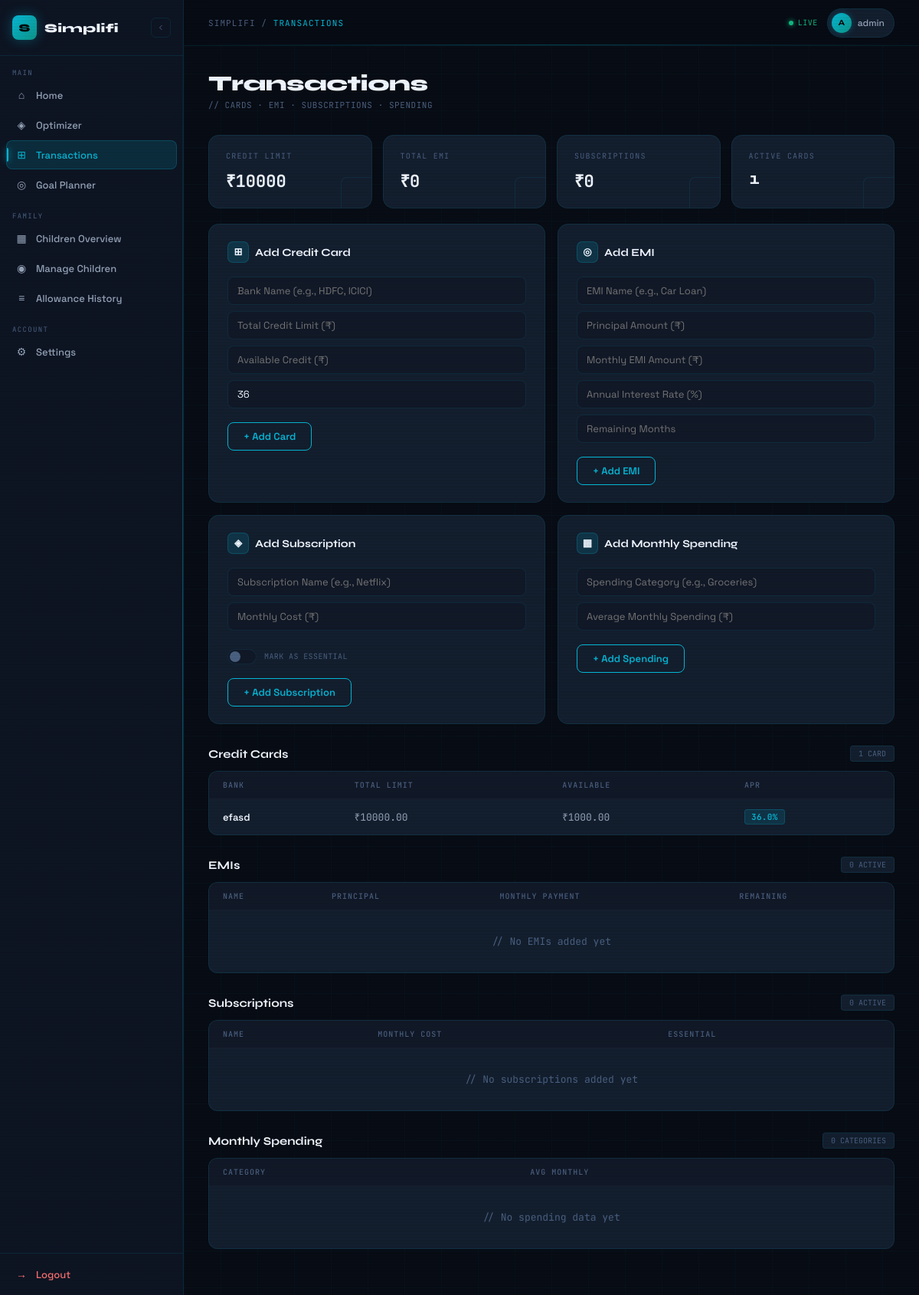
/finance/transactions/ (signed in), run on the app's committed database.
### accounts/models.py (models this page shows, shortened)
class User(AbstractUser):
    ROLE_CHOICES = (
        ("parent", "Parent"),
        ("child", "Child"),
    )
    role = models.CharField(
        max_length=20,
        choices=ROLE_CHOICES,
        default="parent"
    )
    phone = models.CharField(max_length=15, blank=True)
    income_range = models.CharField(
        max_length=50,
        choices=[
            ('<5L', 'Below 5L'),
            ('5-10L', '5–10L'),
            ('10-25L', '10–25L'),
            ('25L+', '25L+'),
        ],
        blank=True
    )

### finance/models.py (models this page shows, shortened)
class CreditCard(models.Model):
    user = models.ForeignKey(settings.AUTH_USER_MODEL, on_delete=models.CASCADE)
    bank_name = models.CharField(max_length=100)
    total_limit = models.DecimalField(max_digits=12, decimal_places=2)
    available_limit = models.DecimalField(max_digits=12, decimal_places=2)
    interest_rate = models.FloatField(help_text="Annual interest rate (%)", default=36)
    created_at = models.DateTimeField(auto_now_add=True)

### finance/views.py (the view)
# urls.py: path('transactions/', transactions, name='transactions'),
@login_required
def transactions(request):
    cards = CreditCard.objects.filter(user=request.user)
    emis = EMI.objects.filter(user=request.user)
    subs = Subscription.objects.filter(user=request.user)
    spendings = MonthlySpending.objects.filter(user=request.user)
    if request.method == "POST":
        form_type = request.POST.get("form_type")
        if form_type == "card":
            card_form = CreditCardForm(request.POST)
            if card_form.is_valid():
                card = card_form.save(commit=False)
                card.user = request.user
                card.save()
                return redirect("transactions")
        elif form_type == "emi":
            emi_form = EMIForm(request.POST)
            if emi_form.is_valid():
                emi = emi_form.save(commit=False)
                emi.user = request.user
                emi.save()
                return redirect("transactions")
        elif form_type == "sub":
            sub_form = SubscriptionForm(request.POST)
            if sub_form.is_valid():
                sub = sub_form.save(commit=False)
                sub.user = request.user
                sub.save()
                return redirect("transactions")
        elif form_type == "spend":
            spend_form = SpendingForm(request.POST)
            if spend_form.is_valid():
                spend = spend_form.save(commit=False)
                spend.user = request.user
                spend.save()
                return redirect("transactions")
    else:
        card_form = CreditCardForm()
        emi_form = EMIForm()
        sub_form = SubscriptionForm()
        spend_form = SpendingForm()
    paginator = Paginator(cards, 5)
    page_number = request.GET.get("page")
    page_obj = paginator.get_page(page_number)
    total_credit_limit = cards.aggregate(
        total=Sum("total_limit")
    )["total"] or 0
    total_emi = emis.aggregate(
        total=Sum("monthly_payment")
    )["total"] or 0
    total_subscription = subs.aggregate(
        total=Sum("monthly_cost")
    )["total"] or 0
    context = {
        "card_form": card_form,
        "emi_form": emi_form,
        "sub_form": sub_form,
        "spend_form": spend_form,
        "page_obj": page_obj,
        "emis": emis,
        "subs": subs,
        "spendings": spendings,
        "total_credit_limit": total_credit_limit,
        "total_emi": total_emi,
        "total_subscription": total_subscription,
    }
    return render(request, "finance/transactions.html", context)

### finance/templates/finance/transactions.html (shortened to what this page needs)
{% extends "accounts/dashboard.html" %}
{% block content %}
<div class="page-header">
  <div>
    <div class="page-title">Transactions</div>
    <div class="page-subtitle">// CARDS · EMI · SUBSCRIPTIONS · SPENDING</div>
  </div>
</div>
<div class="summary-strip" style="margin-bottom:20px;">
  <div class="stat-card delay-1">
    <div class="stat-corner"></div>
    <div class="stat-label">Credit Limit</div>
    <div class="stat-value mono">₹{{ total_credit_limit }}</div>
  </div>
  <div class="stat-card delay-2">
    <div class="stat-corner"></div>
    <div class="stat-label">Total EMI</div>
    <div class="stat-value mono">₹{{ total_emi }}</div>
  </div>
  <div class="stat-card delay-3">
    <div class="stat-corner"></div>
    <div class="stat-label">Subscriptions</div>
    <div class="stat-value mono">₹{{ total_subscription }}</div>
  </div>
  <div class="stat-card delay-4">
    <div class="stat-corner"></div>
    <div class="stat-label">Active Cards</div>
    <div class="stat-value">{{ page_obj.paginator.count }}</div>
  </div>
</div>
<div class="forms-grid" style="margin-bottom:28px;">
  <div class="form-card">
    <div class="form-card-title">
      <div class="section-icon">⊞</div>
      Add Credit Card
    </div>
    <form method="POST">
      {{ card_form.bank_name }}
      {{ card_form.total_limit }}
      {{ card_form.available_limit }}
      {{ card_form.interest_rate }}
      <button class="submit-btn"><span>+ Add Card</span></button>
    </form>
  </div>
  <div class="form-card">
    <div class="form-card-title">
      <div class="section-icon">◎</div>
      Add EMI
    </div>
    <form method="POST">
      {{ emi_form }}
      <button class="submit-btn"><span>+ Add EMI</span></button>
    </form>
  </div>
  <div class="form-card">
    <div class="form-card-title">
      <div class="section-icon">◈</div>
      Add Subscription
    </div>
    <form method="POST">
      {{ sub_form.name }}
      {{ sub_form.monthly_cost }}
      <div class="toggle-row">
        <label class="toggle-wrap">
          <span class="toggle-track"></span>
        </label>
        <span class="toggle-label">MARK AS ESSENTIAL</span>
      </div>
      <button class="submit-btn"><span>+ Add Subscription</span></button>
    </form>
  </div>
  <div class="form-card">
    <div class="form-card-title">
      <div class="section-icon">▦</div>
      Add Monthly Spending
    </div>
    <form method="POST">
      {{ spend_form }}
      <button class="submit-btn"><span>+ Add Spending</span></button>
    </form>
  </div>
</div>
<div class="table-section">
  <div class="table-header">
    <div class="table-title">Credit Cards</div>
    <span class="table-count">{{ page_obj.paginator.count }} CARD{% if page_obj.paginator.count != 1 %}S{% endif %}</span>
  </div>
  <div class="table-wrap">
    <table>
      <thead>
        <tr>
          <th>Bank</th>
          <th>Total Limit</th>
          <th>Available</th>
          <th>APR</th>
        </tr>
      </thead>
      <tbody>
        {% for card in page_obj %}
        <tr>
          <td style="color:var(--ink);font-weight:600;">{{ card.bank_name }}</td>
          <td class="mono">₹{{ card.total_limit }}</td>
          <td class="mono">₹{{ card.available_limit }}</td>
          <td><span class="badge badge-cyan">{{ card.interest_rate }}%</span></td>
        </tr>
        {% empty %}
        <tr class="empty-row"><td colspan="4">// No cards added yet</td></tr>
        {% endfor %}
      </tbody>
    </table>
  </div>
</div>
<div class="table-section">
  <div class="table-header">
    <div class="table-title">EMIs</div>
    <span class="table-count">{{ emis|length }} ACTIVE</span>
  </div>
  <div class="table-wrap">
    <table>
      <thead>
        <tr>
          <th>Name</th>
          <th>Principal</th>
          <th>Monthly Payment</th>
          <th>Remaining</th>
        </tr>
      </thead>
      <tbody>
        {% for emi in emis %}
        <tr>
          <td style="color:var(--ink);font-weight:600;">{{ emi.name }}</td>
          <td class="mono">₹{{ emi.principal_amount }}</td>
          <td class="mono">₹{{ emi.monthly_payment }}</td>
          <td><span class="badge badge-cyan">{{ emi.remaining_months }}mo</span></td>
        </tr>
        {% empty %}
        <tr class="empty-row"><td colspan="4">// No EMIs added yet</td></tr>
        {% endfor %}
      </tbody>
    </table>
  </div>
</div>
<div class="table-section">
  <div class="table-header">
    <div class="table-title">Subscriptions</div>
    <span class="table-count">{{ subs|length }} ACTIVE</span>
  </div>
  <div class="table-wrap">
    <table>
      <thead>
        <tr>
          <th>Name</th>
          <th>Monthly Cost</th>
          <th>Essential</th>
        </tr>
      </thead>
      <tbody>
        {% for sub in subs %}
        <tr>
          <td style="color:var(--ink);font-weight:600;">{{ sub.name }}</td>
          <td class="mono">₹{{ sub.monthly_cost }}</td>
          <td>
            {% if sub.is_essential %}
              <span class="badge badge-yes">✓ Essential</span>
            {% else %}
              <span class="badge badge-no">Optional</span>
            {% endif %}
          </td>
        </tr>
        {% empty %}
        <tr class="empty-row"><td colspan="3">// No subscriptions added yet</td></tr>
        {% endfor %}
      </tbody>
    </table>
  </div>
</div>
<div class="table-section">
  <div class="table-header">
    <div class="table-title">Monthly Spending</div>
    <span class="table-count">{{ spendings|length }} CATEGORIES</span>
  </div>
  <div class="table-wrap">
    <table>
      <thead>
        <tr>
          <th>Category</th>
          <th>Avg Monthly</th>
        </tr>
      </thead>
      <tbody>
        {% for spend in spendings %}
        <tr>
          <td style="color:var(--ink);font-weight:600;">{{ spend.category }}</td>
          <td class="mono">₹{{ spend.average_monthly_amount }}</td>
        </tr>
        {% empty %}
        <tr class="empty-row"><td colspan="2">// No spending data yet</td></tr>
        {% endfor %}
      </tbody>
    </table>
  </div>
</div>
{% endblock %}

### accounts/templates/accounts/dashboard.html (shortened to what this page needs)
{% load static %}
<!DOCTYPE html>
<html lang="en">
<head>
</head>
<body>
<div class="shell">
  <aside class="sidebar" id="sidebar">
    <div class="sidebar-logo">
      <div class="logo-mark" onclick="toggleSidebar()">S</div>
      <span class="logo-text">Simplifi</span>
      <button class="toggle-btn" onclick="toggleSidebar()" title="Collapse">
        <svg width="12" height="12" fill="none" stroke="currentColor" stroke-width="2" viewBox="0 0 24 24">
          <path d="M15 18l-6-6 6-6"/>
        </svg>
      </button>
    </div>
    <nav>
      {% if request.user.role == "parent" %}
        <div class="nav-section-label">Main</div>
        <a href="{% url 'dashboard_home' %}" class="nav-link {% if request.resolver_match.url_name == 'dashboard_home' %}active{% endif %}">
          <span class="nav-icon">⌂</span>
          <span class="nav-label">Home</span>
        </a>
        <a href="{% url 'finance_overview' %}" class="nav-link {% if request.resolver_match.url_name == 'finance_overview' %}active{% endif %}">
          <span class="nav-icon">◈</span>
          <span class="nav-label">Optimizer</span>
        </a>
        <a href="{% url 'transactions' %}" class="nav-link {% if request.resolver_match.url_name == 'transactions' %}active{% endif %}">
          <span class="nav-icon">⊞</span>
          <span class="nav-label">Transactions</span>
        </a>
        <a href="{% url 'goal_dashboard' %}" class="nav-link {% if request.resolver_match.url_name == 'goal_dashboard' %}active{% endif %}">
          <span class="nav-icon">◎</span>
          <span class="nav-label">Goal Planner</span>
        </a>
        <div class="nav-section-label" style="margin-top:8px;">Family</div>
        <a href="{% url 'parent_children_dashboard' %}" class="nav-link">
          <span class="nav-icon">▦</span>
          <span class="nav-label">Children Overview</span>
        </a>
        <a href="{% url 'children_list' %}" class="nav-link {% if request.resolver_match.url_name == 'children_list' %}active{% endif %}">
          <span class="nav-icon">◉</span>
          <span class="nav-label">Manage Children</span>
        </a>
        <a href="{% url 'allowance_history' %}" class="nav-link">
          <span class="nav-icon">≡</span>
          <span class="nav-label">Allowance History</span>
        </a>
        <div class="nav-section-label" style="margin-top:8px;">Account</div>
        <a href="{% url 'settings_page' %}" class="nav-link {% if request.resolver_match.url_name == 'settings_page' %}active{% endif %}">
          <span class="nav-icon">⚙</span>
          <span class="nav-label">Settings</span>
        </a>
      {% endif %}
    </nav>
    <div class="sidebar-footer">
      <a href="{% url 'logout' %}" class="logout-link">
        <span class="nav-icon">→</span>
        <span class="logout-label">Logout</span>
      </a>
    </div>
  </aside>
  <div class="main" id="main">
    <div class="topbar">
      <div class="topbar-left">
        <div class="topbar-title">
          SIMPLIFI / <span>{{ request.resolver_match.url_name|upper|default:"DASHBOARD" }}</span>
        </div>
      </div>
      <div class="topbar-right">
        <div class="live-dot">
          <div class="live-pulse"></div>
          LIVE
        </div>
        <div class="user-chip">
          <div class="user-avatar">{{ request.user.username|first|upper }}</div>
          {{ request.user.username }}
        </div>
      </div>
    </div>
    <div class="content-area">
      {% block content %}{% endblock %}
    </div>
  </div>
</div>
</body>
</html>

### data on the page
User: user.username|first "A", user.username "admin"
CreditCard: bank_name "efasd", total_limit "10000.00", available_limit "1000.00", interest_rate "36.0"

### other printed values
{{ request.resolver_match.url_name|upper|default:"DASHBOARD" }} "TRANSACTIONS"
{{ total_credit_limit }} "10000"
{{ total_emi }} "0"
{{ total_subscription }} "0"
{{ page_obj.paginator.count }} "1"
{{ emis|length }} "0"
{{ subs|length }} "0"
{{ spendings|length }} "0"
